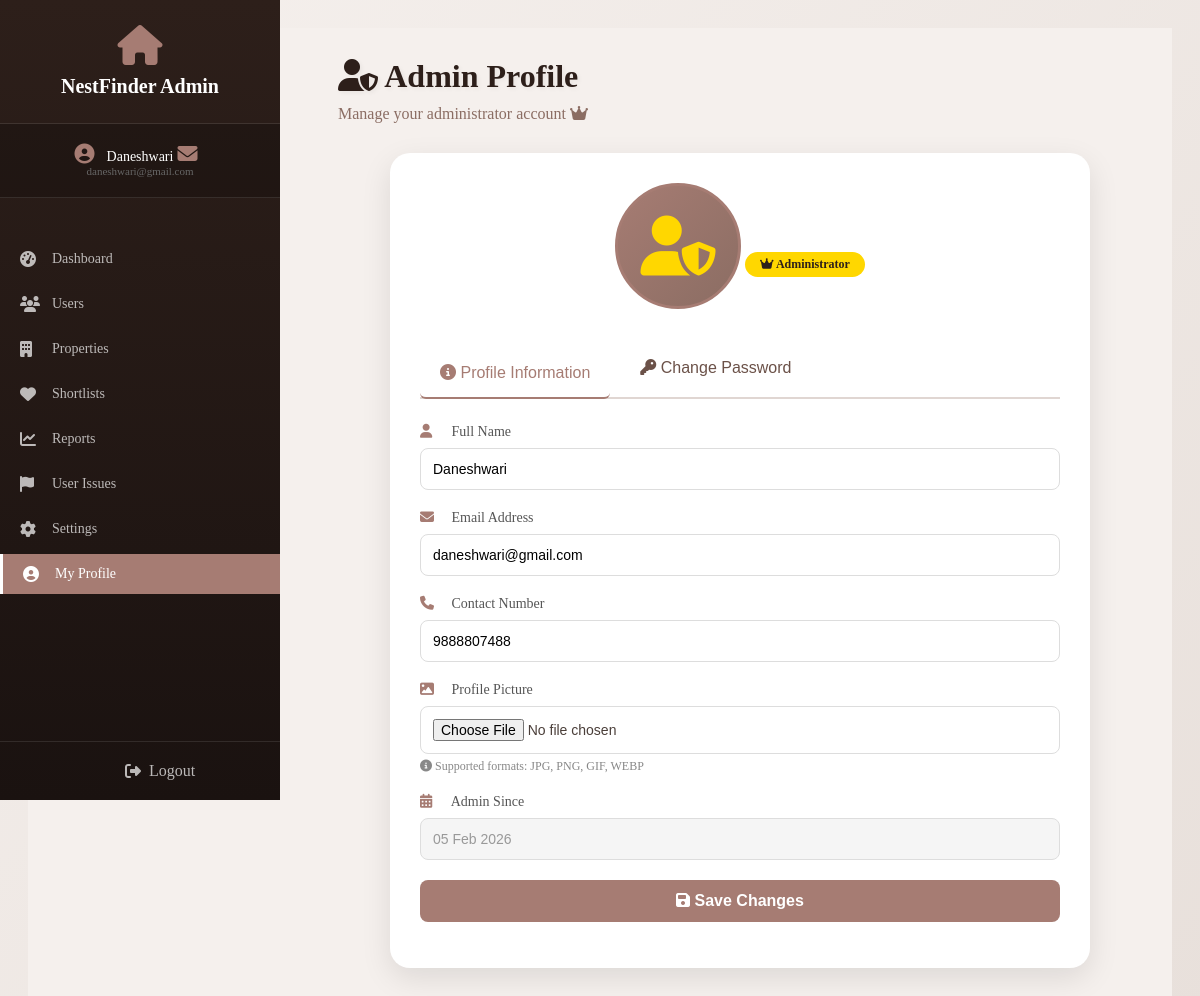
The app's page /admin_edit_profile.php (signed in) with its own data.
### tables this page shows
CREATE TABLE `users` (
  `user_id` int(11) NOT NULL,
  `name` varchar(100) NOT NULL,
  `email` varchar(100) NOT NULL,
  `contact` varchar(15) NOT NULL,
  `profile_picture` varchar(255) DEFAULT NULL,
  `password` varchar(255) NOT NULL,
  `is_admin` tinyint(1) NOT NULL DEFAULT 0,
  `created_at` timestamp NOT NULL DEFAULT current_timestamp(),
  `failed_attempts` int(11) DEFAULT 0,
  `last_failed` datetime DEFAULT NULL,
  `remember_token` varchar(255) DEFAULT NULL
);

### admin_edit_profile.php (the view, shortened to what this page needs)
<?php
include("db.php");
include("admin_sidebar.php");
$user_id = $_SESSION['user_id'];
$query = mysqli_query($conn, "SELECT * FROM users WHERE user_id = '$user_id'");
$admin = mysqli_fetch_assoc($query);
?>
<!DOCTYPE html>
<html>
<head>
    <link rel="stylesheet" href="style.css">
    <link rel="stylesheet" href="https://cdnjs.cloudflare.com/ajax/libs/font-awesome/6.5.0/css/all.min.css">
</head>
<body>
<div class="admin-wrapper">
    <?php include("admin_sidebar.php"); ?>
    <div class="admin-main">
        <div class="admin-header">
            <h1><i class="fas fa-user-shield"></i> Admin Profile</h1>
            <p>Manage your administrator account <i class="fas fa-crown"></i></p>
        </div>
        <div class="profile-container-admin">
            <div class="profile-card">
                <div class="profile-picture-section">
                    <div class="profile-picture-container">
                        <?php if ($admin['profile_picture'] && file_exists("uploads/profiles/" . $admin['profile_picture'])): ?>
                            <img src="uploads/profiles/<?php echo $admin['profile_picture']; ?>" alt="Profile Picture" class="profile-img">
                        <?php else: ?>
                            <div class="profile-img-placeholder admin-placeholder">
                                <i class="fas fa-user-shield"></i>
                            </div>
                        <?php endif; ?>
                    </div>
                    <div class="profile-role-badge">
                        <i class="fas fa-crown"></i> Administrator
                    </div>
                </div>
                <div class="profile-tabs">
                    <button class="tab-btn active" onclick="showTab('info')"><i class="fas fa-info-circle"></i> Profile Information</button>
                    <button class="tab-btn" onclick="showTab('password')"><i class="fas fa-key"></i> Change Password</button>
                </div>
                <div id="info-tab" class="tab-content active">
                    <form method="POST" enctype="multipart/form-data" class="profile-form">
                        <div class="form-group">
                            <label><i class="fas fa-user"></i> Full Name</label>
                            <input type="text" name="name" value="<?php echo htmlspecialchars($admin['name']); ?>" required>
                        </div>
                        <div class="form-group">
                            <label><i class="fas fa-envelope"></i> Email Address</label>
                            <input type="email" name="email" value="<?php echo htmlspecialchars($admin['email']); ?>" required>
                        </div>
                        <div class="form-group">
                            <label><i class="fas fa-phone"></i> Contact Number</label>
                            <input type="text" name="contact" value="<?php echo htmlspecialchars($admin['contact']); ?>" required>
                        </div>
                        <div class="form-group">
                            <label><i class="fas fa-image"></i> Profile Picture</label>
                            <input type="file" name="profile_picture" accept="image/*">
                            <small><i class="fas fa-info-circle"></i> Supported formats: JPG, PNG, GIF, WEBP</small>
                        </div>
                        <div class="form-group">
                            <label><i class="fas fa-calendar-alt"></i> Admin Since</label>
                            <input type="text" value="<?php echo date('d M Y', strtotime($admin['created_at'])); ?>" disabled>
                        </div>
                        <button type="submit" name="update_profile" class="save-btn">
                            <i class="fas fa-save"></i> Save Changes
                        </button>
                    </form>
                </div>
            </div>
        </div>
    </div>
</div>
</body>
</html>

### records on screen
users: name "Daneshwari", email "daneshwari@gmail.com", contact "9888807488", created_at "05 Feb 2026"

### other values on screen
$_SESSION['name'] "Daneshwari Daneshwari"
$_SESSION['email'] "daneshwari@gmail.com daneshwari@gmail.com"
